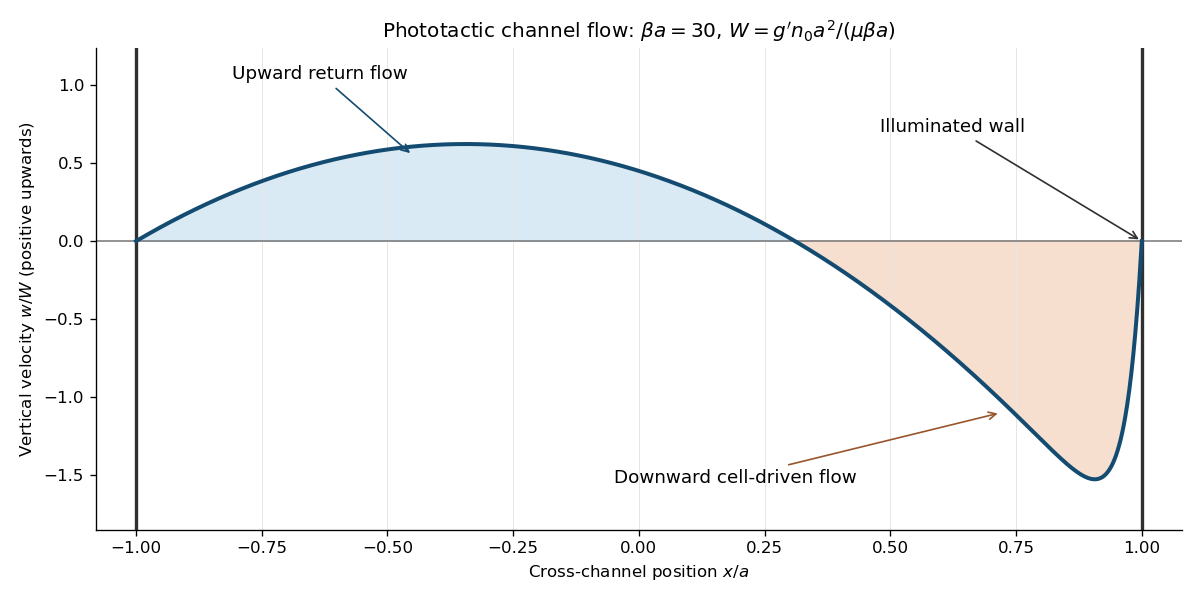

The script that saved this image:
"""Generate the channel profile in caller CWD; tested with Python 3.14.4.

Uses root numpy/matplotlib dependencies and honors caller MPLCONFIGDIR.
"""
import numpy as np
import matplotlib
matplotlib.use('Agg')
import matplotlib.pyplot as plt

b = 30.0
xi = np.linspace(-1.0, 1.0, 2001)
coth_b = 1.0 / np.tanh(b)
profile = (2.0 * np.exp(b * (xi - 1.0)) / (1.0 - np.exp(-2.0 * b))
           - coth_b - xi + 1.5 * (coth_b - 1.0 / b) * (1.0 - xi**2))
fig, ax = plt.subplots(figsize=(10, 5), dpi=120, facecolor='white')
ax.set_facecolor('white')
ax.axhline(0.0, color='#737373', linewidth=0.9)
ax.axvline(-1.0, color='#303030', linewidth=2)
ax.axvline(1.0, color='#303030', linewidth=2)
ax.fill_between(xi, 0, profile, where=profile >= 0, color='#d9eaf4')
ax.fill_between(xi, 0, profile, where=profile <= 0, color='#f6dfce')
ax.plot(xi, profile, color='#144c71', linewidth=2.4)
ax.annotate('Upward return flow', xy=(-0.45, 0.55), xytext=(-0.81, 1.04),
            arrowprops={'arrowstyle': '->', 'color': '#144c71'}, fontsize=11)
ax.annotate('Downward cell-driven flow', xy=(0.72, -1.1), xytext=(-0.05, -1.55),
            arrowprops={'arrowstyle': '->', 'color': '#98552c'}, fontsize=11)
ax.annotate('Illuminated wall', xy=(1.0, 0.0), xytext=(0.48, 0.70),
            arrowprops={'arrowstyle': '->', 'color': '#303030'}, fontsize=11)
ax.set(xlim=(-1.08, 1.08), ylim=(-1.85, 1.24), xlabel=r'Cross-channel position $x/a$',
       ylabel=r'Vertical velocity $w/W$ (positive upwards)',
       title=r'Phototactic channel flow: $\beta a=30$, $W=g^{\prime}n_0a^2/(\mu\beta a)$')
ax.spines[['top', 'right']].set_visible(False)
ax.grid(axis='x', color='#e6e6e6', linewidth=0.6)
fig.tight_layout()
fig.savefig('paper-77-channel-profile.png', facecolor='white', transparent=False)
plt.close(fig)
